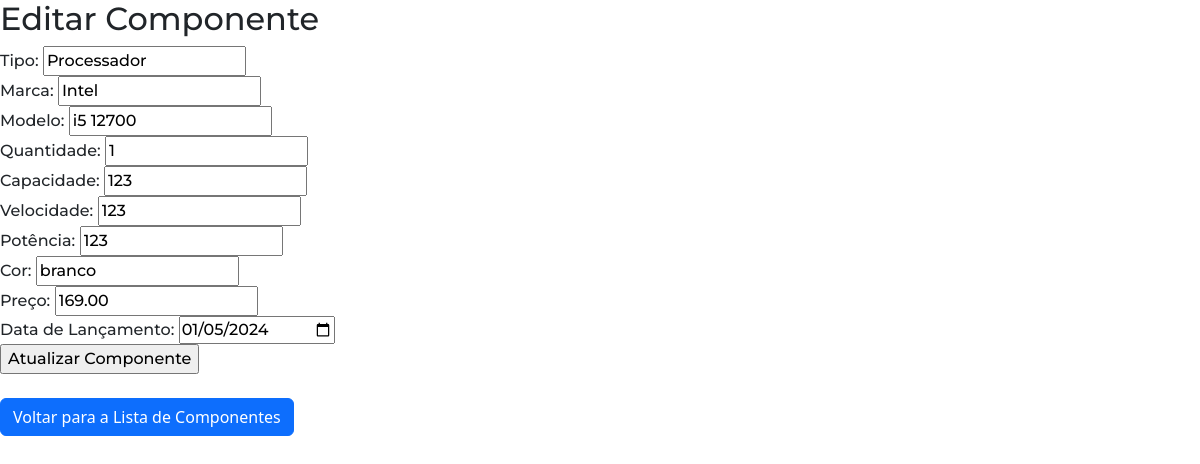
/edit.php?id=28 (signed in), run on the app's committed database.
### tables this page shows
CREATE TABLE `componentes` (
  `ID` int(11) NOT NULL,
  `Tipo` varchar(50) NOT NULL,
  `Marca` varchar(50) DEFAULT NULL,
  `Modelo` varchar(50) DEFAULT NULL,
  `Quantidade` int(11) NOT NULL,
  `Capacidade` int(11) DEFAULT NULL,
  `Velocidade` varchar(20) DEFAULT NULL,
  `Potencia` int(11) DEFAULT NULL,
  `Cor` varchar(20) DEFAULT NULL,
  `Preco` decimal(10,2) DEFAULT NULL,
  `DataLancamento` date DEFAULT NULL
);

### edit.php (the view, shortened to what this page needs)
<!DOCTYPE html>
<html lang="en">
<head>
</head>
<body>
    <h2>Editar Componente</h2>
    <?php
    if (isset($_GET["id"])) {
        $conexao = new mysqli("localhost","root","","gestaostock");
        $id = $_GET["id"];
        $query = "SELECT * FROM Componentes WHERE ID=$id";
        $resultado = $conexao->query($query);
        if ($resultado->num_rows > 0) {
            $linha = $resultado->fetch_assoc();
        } else {
            echo "Componente não encontrado.";
            exit();
        }
    } else {
        echo "ID do componente não fornecido.";
        exit();
    }
    ?>
    <form method="POST" action="">
        <label for="tipo">Tipo:</label>
        <input type="text" name="tipo" value="<?php echo $linha['Tipo']; ?>" required><br>
        <label for="marca">Marca:</label>
        <input type="text" name="marca" value="<?php echo $linha['Marca']; ?>" required><br>
        <label for="modelo">Modelo:</label>
        <input type="text" name="modelo" value="<?php echo $linha['Modelo']; ?>" required><br>
        <label for="quantidade">Quantidade:</label>
        <input type="number" name="quantidade" value="<?php echo $linha['Quantidade']; ?>" required><br>
        <label for="capacidade">Capacidade:</label>
        <input type="number" name="capacidade" value="<?php echo $linha['Capacidade']; ?>" required><br>
        <label for="velocidade">Velocidade:</label>
        <input type="text" name="velocidade" value="<?php echo $linha['Velocidade']; ?>" required><br>
        <label for="potencia">Potência:</label>
        <input type="number" name="potencia" value="<?php echo $linha['Potencia']; ?>" required><br>
        <label for="cor">Cor:</label>
        <input type="text" name="cor" value="<?php echo $linha['Cor']; ?>" required><br>
        <label for="preco">Preço:</label>
        <input type="number" name="preco" step="0.01" value="<?php echo $linha['Preco']; ?>" required><br>
        <label for="dataLancamento">Data de Lançamento:</label>
        <input type="date" name="dataLancamento" value="<?php echo $linha['DataLancamento']; ?>" required><br>
        <input type="submit" value="Atualizar Componente">
    </form>
    <br>
    <a href="index.php"class="btn btn-primary">Voltar para a Lista de Componentes</a>
</body>
</html>

### style.css (style rules this page uses)
* { font-family: 'Montserrat', sans-serif; font-weight: 500; }
body { font-family: Arial, sans-serif; margin: 0; }
h2 { margin-bottom: 20px; }

### data on the page
componentes: tipo "Processador", marca "Intel", modelo "i5 12700", quantidade "1", capacidade "123", velocidade "123", potencia "123", cor "branco", preco "169.00", dataLancamento "01/05/2024"
